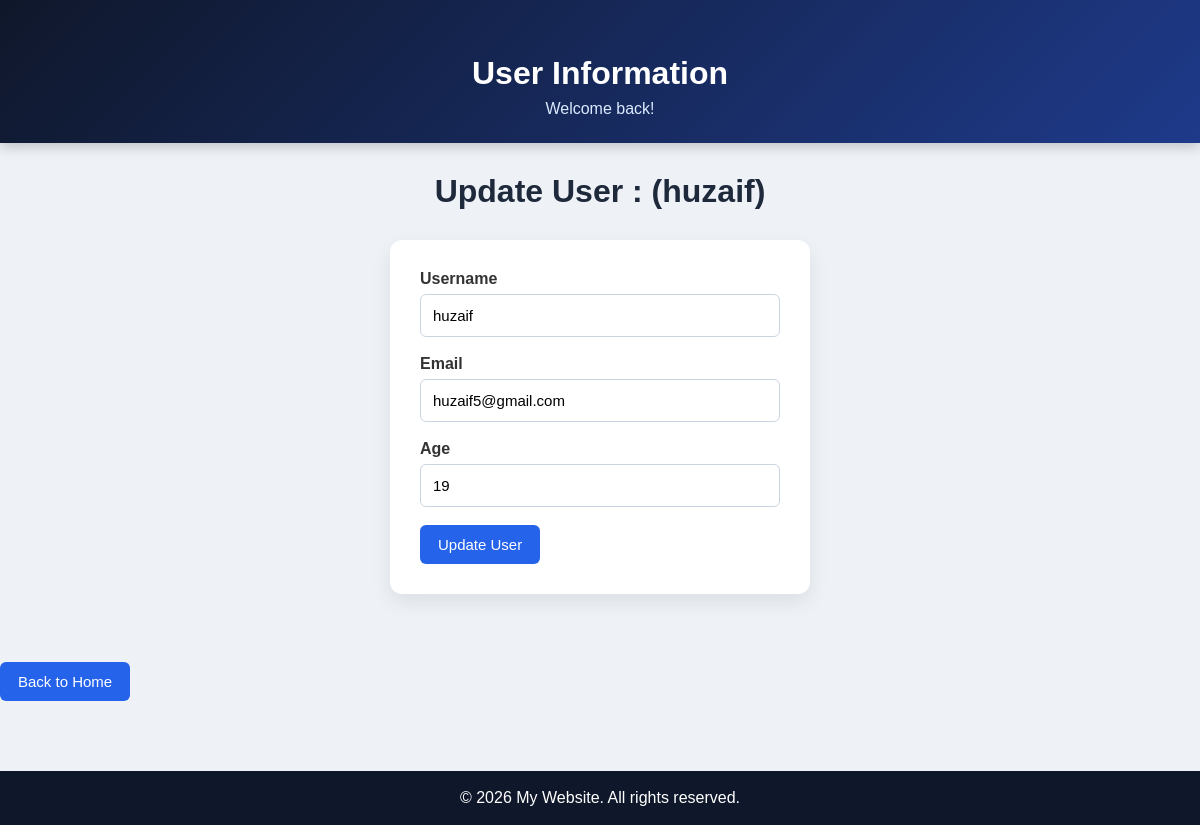
Screenshot of /update/1 with the database file from the repository.
### app.py (models this page shows, shortened)
class Users(db.Model):
    id=db.Column(db.Integer,primary_key=True)
    username=db.Column(db.String(80),unique=True,nullable=False)
    email =db.Column(db.String(100),nullable=False)
    age=db.Column(db.Integer,nullable=False)
    created_at=db.Column(db.DateTime,default=datetime.utcnow)

### app.py (the view)
@app.route('/update/<int:id>',methods=["GET","POST"])
def update(id):
    user=Users.query.get(id)
    if(request.method == "POST"):
        user.username=request.form.get('username')
        user.email=request.form.get('email')
        user.age=request.form.get('age')
        db.session.commit()
        return redirect(url_for('home'))
    return render_template('update_user.html',user=user)

### templates/update_user.html (shortened to what this page needs)
{% extends 'base.html' %}
{% block content %}
</head>
<body>
<h1>Update User : ({{user.username}})</h1>
<form method="POST">
    <label>Username</label>
    <input
        type="text"
        name="username"
        value="{{user.username}}"
        required
    >
    <label>Email</label>
    <input
        type="email"
        name="email"
        value="{{user.email}}"
        required
    >
    <label>Age</label>
    <input
        type="number"
        name="age"
        value="{{ user.age }}"
        required
    >
    <button type="submit">
        Update User
    </button>
</form>
<br>
<a href="{{ url_for('home') }}">
    Back to Home
</a>
{% endblock %}

### templates/base.html (style rules this page uses)
* { margin:0; padding:0; box-sizing:border-box; }
body { font-family:Arial, Helvetica, sans-serif; background:#eef2f7; color:#333; min-height:100vh; }
h1,h2 { text-align:center; margin:30px 0 20px; color:#1e293b; }
form { width:420px; margin:30px auto; background:white; padding:30px; border-radius:12px; box-shadow:0 8px 20px rgba(0,0,0,.08); }
label { display:block; margin-bottom:6px; font-weight:bold; }
input, select { width:100%; padding:12px; margin-bottom:18px; border:1px solid #cbd5e1; border-radius:6px; font-size:15px; }
button, a { display:inline-block; text-decoration:none; background:#2563eb; color:white; border:none; padding:11px 18px; border-radius:6px; cursor:pointer; transition:.25s; font-size:15px; }
a { margin:20px auto; }

### rows the page displays
Users: username "huzaif", email "huzaif5@gmail.com", age "19"
